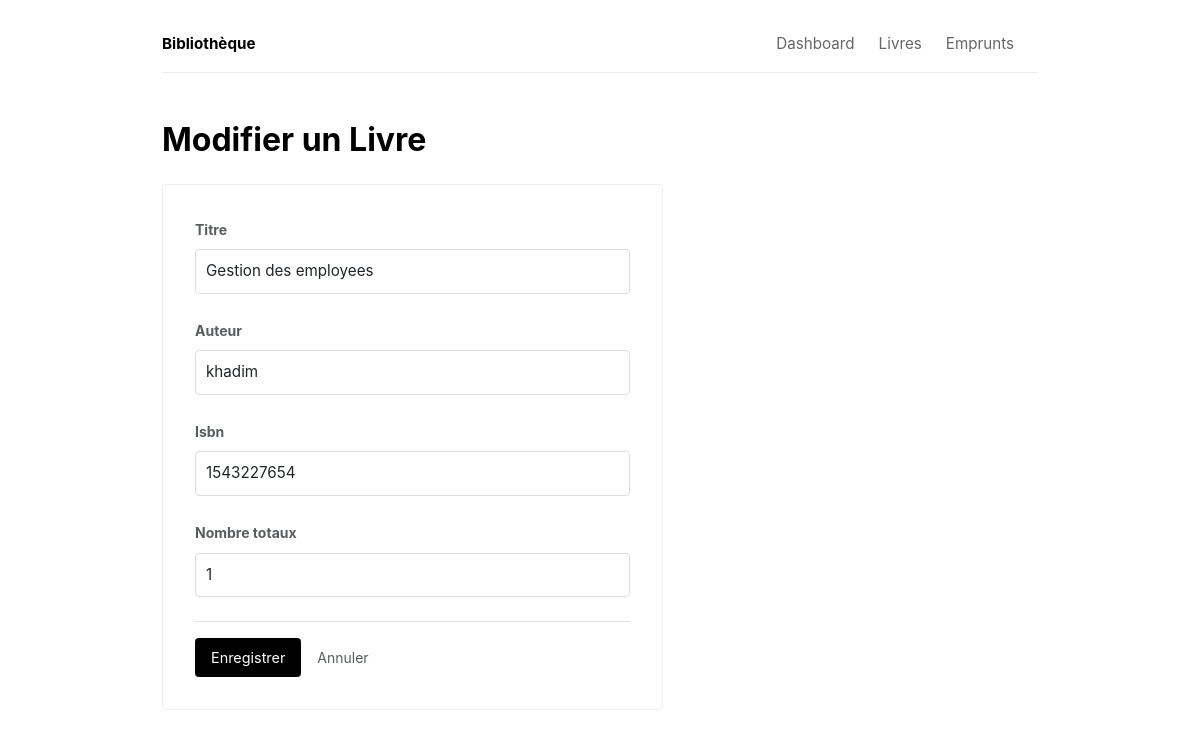
Page /livres/modifier/3/ on the committed database.
### catalog/models.py (models this page shows, shortened)
class Livre(models.Model):
    titre = models.CharField(max_length=200)
    auteur = models.CharField(max_length=100)
    isbn = models.CharField(max_length=13, unique=True)
    nombre_totaux = models.PositiveIntegerField(default=1)
    nombre_disponibles = models.PositiveIntegerField(default=1)

### catalog/views.py (the view)
# urls.py: path('livres/modifier/<int:pk>/', views.livre_update, name='livre_update'),
def livre_update(request, pk):
    livre = get_object_or_404(Livre, pk=pk)
    if request.method == 'POST':
        form = LivreForm(request.POST, instance=livre)
        if form.is_valid():
            form.save()
            return redirect('livre_list')
    else:
        form = LivreForm(instance=livre)
    return render(request, 'catalog/livre_form.html', {'form': form, 'title': 'Modifier un Livre'})

### catalog/views.py
class LivreForm(forms.ModelForm):
    class Meta:
        model = Livre
        fields = ['titre', 'auteur', 'isbn', 'nombre_totaux']
        widgets = {
            'titre': forms.TextInput(attrs={'class': 'form-control'}),
            'auteur': forms.TextInput(attrs={'class': 'form-control'}),
            'isbn': forms.TextInput(attrs={'class': 'form-control'}),
            'nombre_totaux': forms.NumberInput(attrs={'class': 'form-control', 'min': 1}),
        }

### catalog/templates/catalog/livre_form.html (shortened to what this page needs)
{% extends 'catalog/base.html' %}
{% block content %}
<div class="row">
    <div class="col-md-7">
        <h2 class="mb-4">{{ title }}</h2>
        <div class="card-simple">
            <form method="post">
                {% for field in form %}
                <div class="mb-4">
                    <label class="form-label small text-muted fw-bold">{{ field.label }}</label>
                    {{ field }}
                </div>
                {% endfor %}
                <div class="mt-4 pt-3 border-top d-flex align-items-center gap-3">
                    <button type="submit" class="btn-simple">Enregistrer</button>
                    <a href="javascript:history.back()" class="text-muted small text-decoration-none">Annuler</a>
                </div>
            </form>
        </div>
    </div>
</div>
{% endblock %}

### catalog/templates/catalog/base.html (style rules this page uses)
body { background-color: #ffffff; font-family: -apple-system, BlinkMacSystemFont, "Segoe UI", Roboto, Helvetica, Arial, sans-serif; color: #333; line-height: 1.6; padding-top: 2rem; }
.card-simple { border: 1px solid #eee; border-radius: 4px; padding: 2rem; margin-bottom: 2rem; }
.btn-simple { background: #000; color: #fff; border: none; padding: 8px 16px; border-radius: 4px; font-size: 0.9rem; transition: opacity 0.2s; }
h1, h2, h3 { color: #000; font-weight: 700; margin-bottom: 1.5rem; }

### catalog/templates/catalog/livre_form.html (style rules this page uses)
.form-control, .form-select { border: 1px solid #ddd; border-radius: 4px; padding: 10px; font-size: 0.95rem; }

### rows in the picture
Livre: form "Gestion des employees" "khadim" "1543227654" "1"

### other values in the picture
{{ title }} "Modifier un Livre"
{{ field.label }} "Titre" "Auteur" "Isbn" "Nombre totaux"
